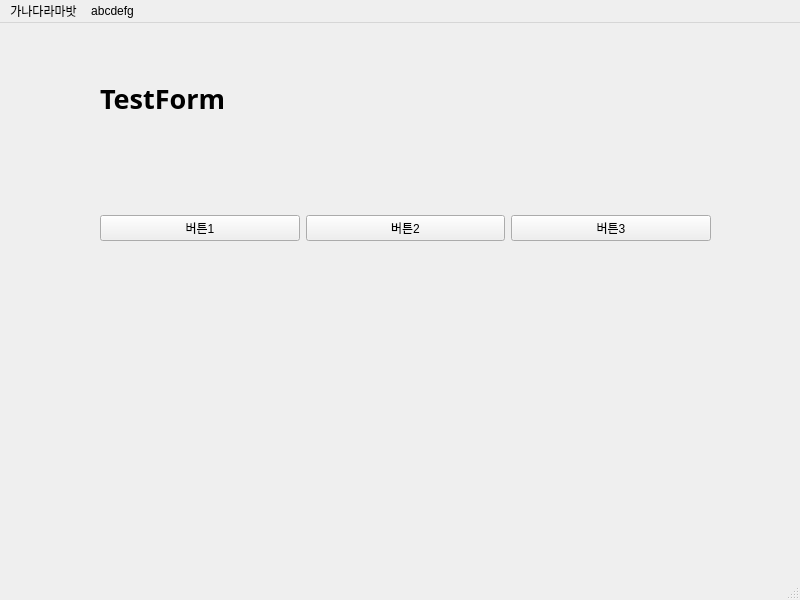
<?xml version="1.0" encoding="UTF-8"?>
<ui version="4.0">
 <class>MainWindow</class>
 <widget class="QMainWindow" name="MainWindow">
  <property name="geometry">
   <rect>
    <x>0</x>
    <y>0</y>
    <width>800</width>
    <height>600</height>
   </rect>
  </property>
  <property name="windowTitle">
   <string>MainWindow</string>
  </property>
  <widget class="QWidget" name="centralwidget">
   <widget class="QWidget" name="horizontalLayoutWidget">
    <property name="geometry">
     <rect>
      <x>100</x>
      <y>140</y>
      <width>611</width>
      <height>131</height>
     </rect>
    </property>
    <layout class="QHBoxLayout" name="horizontalLayout">
     <item>
      <widget class="QPushButton" name="pushButton_3">
       <property name="text">
        <string>버튼1</string>
       </property>
      </widget>
     </item>
     <item>
      <widget class="QPushButton" name="pushButton_2">
       <property name="text">
        <string>버튼2</string>
       </property>
      </widget>
     </item>
     <item>
      <widget class="QPushButton" name="pushButton">
       <property name="text">
        <string>버튼3</string>
       </property>
      </widget>
     </item>
    </layout>
   </widget>
   <widget class="QLabel" name="label">
    <property name="geometry">
     <rect>
      <x>100</x>
      <y>50</y>
      <width>611</width>
      <height>51</height>
     </rect>
    </property>
    <property name="font">
     <font>
      <family>맑은 고딕</family>
      <pointsize>20</pointsize>
      <weight>75</weight>
      <bold>true</bold>
     </font>
    </property>
    <property name="text">
     <string>TestForm</string>
    </property>
   </widget>
  </widget>
  <widget class="QMenuBar" name="menubar">
   <property name="geometry">
    <rect>
     <x>0</x>
     <y>0</y>
     <width>800</width>
     <height>21</height>
    </rect>
   </property>
   <widget class="QMenu" name="menu">
    <property name="title">
     <string>가나다라마밧</string>
    </property>
   </widget>
   <widget class="QMenu" name="menuabcdefg">
    <property name="title">
     <string>abcdefg</string>
    </property>
   </widget>
   <addaction name="menu"/>
   <addaction name="menuabcdefg"/>
  </widget>
  <widget class="QStatusBar" name="statusbar"/>
 </widget>
 <resources/>
 <connections>
  <connection>
   <sender>pushButton_3</sender>
   <signal>clicked()</signal>
   <receiver>MainWindow</receiver>
   <slot>firstClick()</slot>
   <hints>
    <hint type="sourcelabel">
     <x>215</x>
     <y>227</y>
    </hint>
    <hint type="destinationlabel">
     <x>256</x>
     <y>287</y>
    </hint>
   </hints>
  </connection>
  <connection>
   <sender>pushButton_2</sender>
   <signal>clicked()</signal>
   <receiver>MainWindow</receiver>
   <slot>secondClick()</slot>
   <hints>
    <hint type="sourcelabel">
     <x>426</x>
     <y>233</y>
    </hint>
    <hint type="destinationlabel">
     <x>477</x>
     <y>291</y>
    </hint>
   </hints>
  </connection>
  <connection>
   <sender>pushButton</sender>
   <signal>clicked()</signal>
   <receiver>MainWindow</receiver>
   <slot>thirdClick()</slot>
   <hints>
    <hint type="sourcelabel">
     <x>573</x>
     <y>231</y>
    </hint>
    <hint type="destinationlabel">
     <x>672</x>
     <y>293</y>
    </hint>
   </hints>
  </connection>
 </connections>
 <slots>
  <slot>filstClick()</slot>
  <slot>secondClick()</slot>
  <slot>thirdClick()</slot>
 </slots>
</ui>
